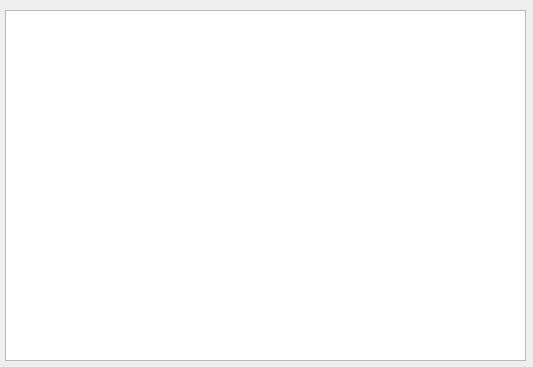
<?xml version="1.0" encoding="UTF-8"?>
<ui version="4.0">
 <class>Form</class>
 <widget class="QWidget" name="Form">
  <property name="geometry">
   <rect>
    <x>0</x>
    <y>0</y>
    <width>533</width>
    <height>367</height>
   </rect>
  </property>
  <property name="windowTitle">
   <string>Form</string>
  </property>
  <widget class="QTableWidget" name="tableWidget">
   <property name="geometry">
    <rect>
     <x>5</x>
     <y>10</y>
     <width>521</width>
     <height>351</height>
    </rect>
   </property>
  </widget>
 </widget>
 <resources/>
 <connections/>
</ui>
